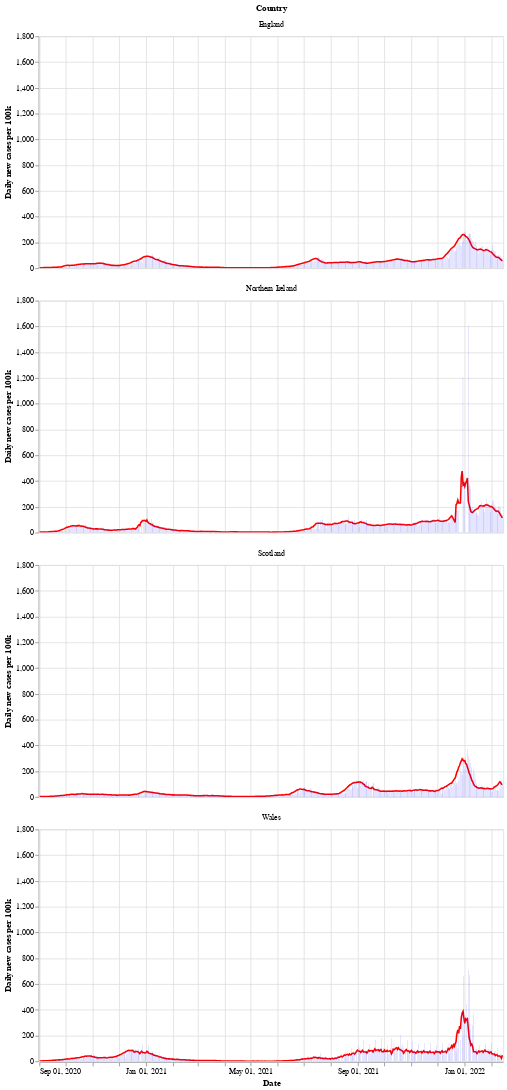

The notebook cell saved with this chart:
### Markdown cell above
Next is a bar chart of the number of new cases in each country (per 100k population), with the 7 day moving average of cases. Again we see that Wales saw a longer period of raising and falling cases compared to the other countries.

After a period of cases falling, each nation is now seeing a rise in the number of cases - especially in Wales.

### Code cell
# collapse
bars = alt.Chart(uk_cases).mark_bar().encode(
    x=alt.X("yearmonthdate(date):T", axis=alt.Axis(title='Date')),
    y=alt.Y("newCasesRate:Q", axis=alt.Axis(title='Daily new cases per 100k')),
    tooltip='newCasesRate',
    color=alt.condition(
        alt.datum.dailyChange > 0,
        alt.value("orange"),  # The positive color
        alt.value("blue")  # The negative color
    )
).properties(title='New cases per 100k population with rolling 7 day average', width=600).interactive()
line = alt.Chart(uk_cases).mark_line(
    color='red',
    size=2,
).transform_window(
    rolling_mean='mean(newCasesRate)',
    frame=[0, 7],
    groupby=['areaName']
).encode(
    x='yearmonthdate(date):T',
    y='rolling_mean:Q'
)
alt.layer(line, bars, data=uk_cases).facet(alt.Row('areaName', title='Country'), columns=1)

### Figure 1 — Vega-Lite specification as saved in the notebook (floating-point values rounded to 4 significant figures; data arrays with more than 128 entries replaced by an {"elided": "..."} marker saying what was removed)
{"config": {"view": {"continuousWidth": 400, "continuousHeight": 300}}, "data": {"name": "data-315669591935c0fb6d271661b62f35ce"}, "facet": {"type": "nominal", "field": "areaName", "title": "Country"}, "spec": {"layer": [{"mark": {"type": "line", "color": "red", "size": 2}, "encoding": {"x": {"type": "temporal", "field": "date", "timeUnit": "yearmonthdate"}, "y": {"type": "quantitative", "field": "rolling_mean"}}, "transform": [{"window": [{"op": "mean", "field": "newCasesRate", "as": "rolling_mean"}], "frame": [0, 7], "groupby": ["areaName"]}]}, {"mark": "bar", "encoding": {"color": {"condition": {"value": "orange", "test": "(datum.dailyChange > 0)"}, "value": "blue"}, "tooltip": {"type": "quantitative", "field": "newCasesRate"}, "x": {"type": "temporal", "axis": {"title": "Date"}, "field": "date", "timeUnit": "yearmonthdate"}, "y": {"type": "quantitative", "axis": {"title": "Daily new cases per 100k"}, "field": "newCasesRate"}}, "selection": {"selector002": {"type": "interval", "bind": "scales", "encodings": ["x", "y"]}}, "title": "New cases per 100k population with rolling 7 day average", "width": 600}]}, "columns": 1, "$schema": "https://vega.github.io/schema/vega-lite/v4.8.1.json", "datasets": {"data-315669591935c0fb6d271661b62f35ce": {"elided": "2124 records"}}}
